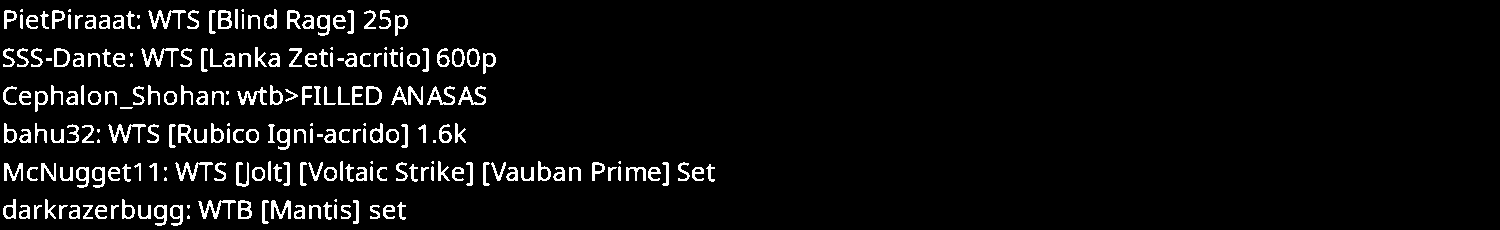

Write the Python code that produced this figure.


# Chat Size Large
# Chat Scale 150
import time
import pytesseract
import pyscreenshot as ImageGrab
from PIL import Image, ImageEnhance, ImageFilter
localDir = "C:/Users/tombu/Files/Coding/py/ChatReader/"


def bitmapImage(image):
    image = image.convert("RGBA")
    newDatas = []
    curDatas = image.getdata()
    for data in curDatas:
        if data[0] > 80 or data[1] > 80 or data[2] > 80:
            newDatas.append((255, 255, 255))
        else:
            newDatas.append((0, 0, 0))
    image.putdata(newDatas)
    return image


def getTextFromImage(image):
    output = pytesseract.image_to_string(image, config="--psm 11")
    outputList = output.split("\n\n")
    return outputList


def getImage():
    im = ImageGrab.grab(bbox=(0, 800, 1500, 1030))
    return im


im = getImage()
im = bitmapImage(im)
im.save(localDir + "warframe_chat_reader.png")
output = getTextFromImage(im)
